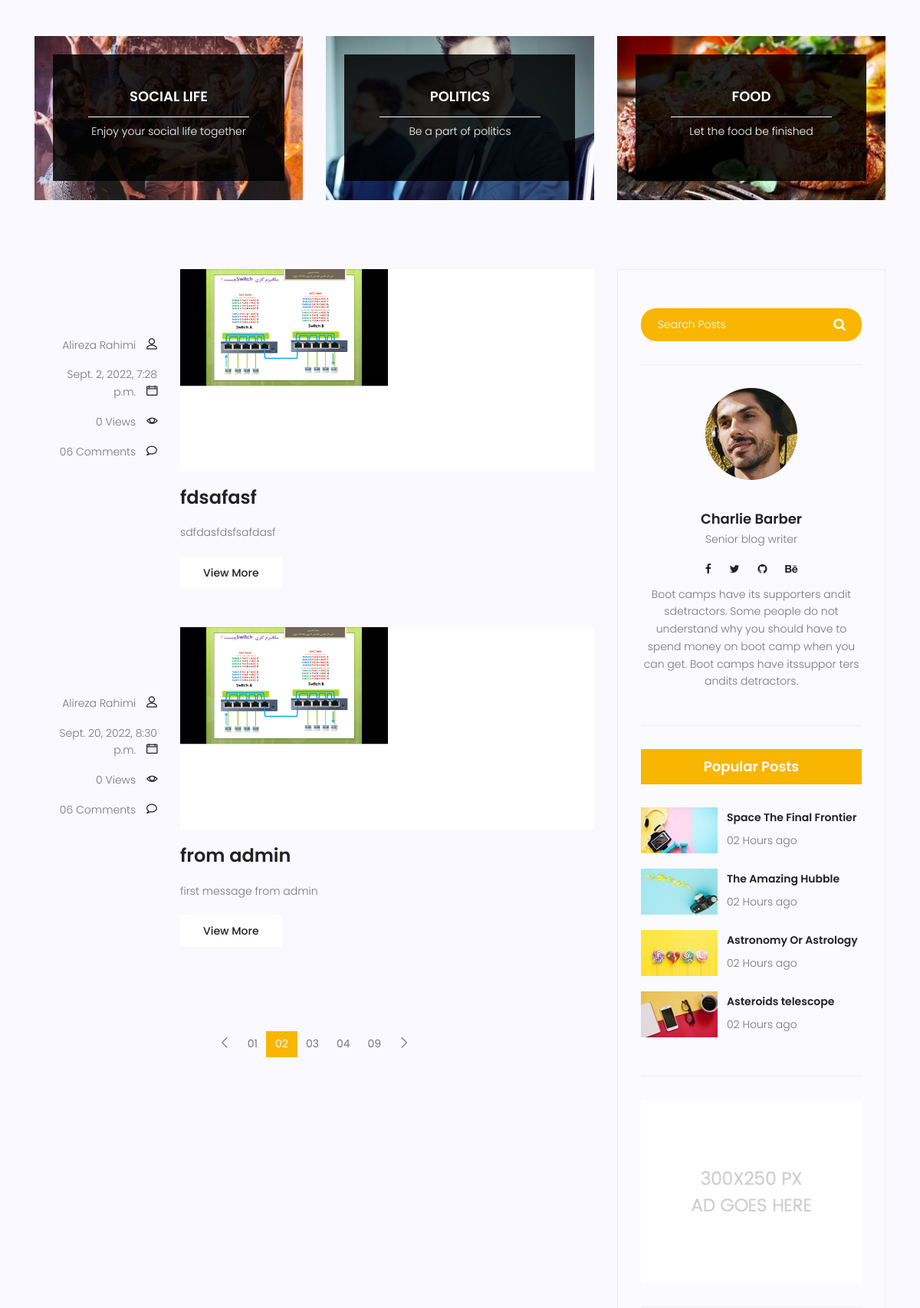
/blog/ (middle part), run on an earlier commit of the app's database.
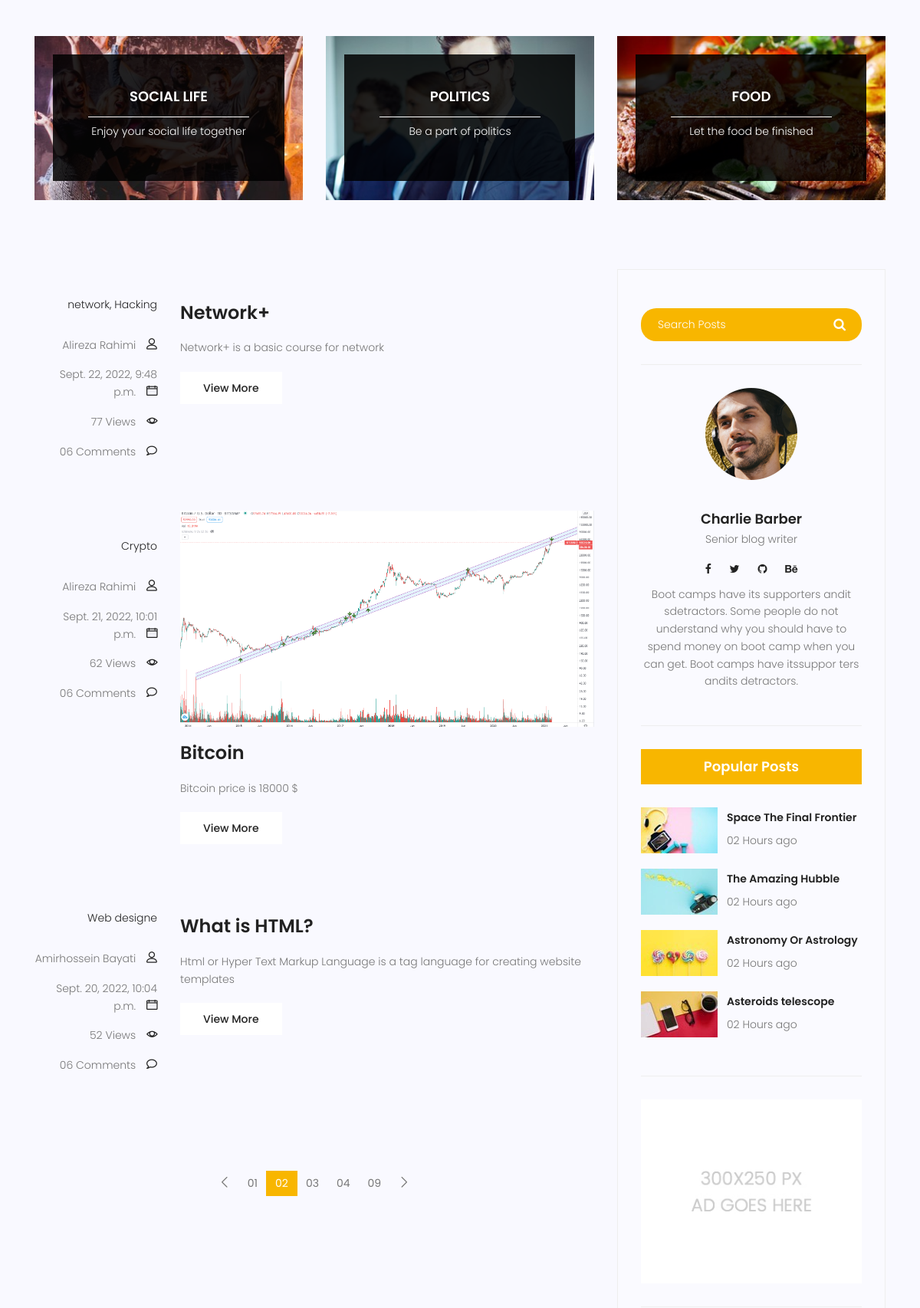
And on a later commit of the database.
### blog/models.py (models this page shows, shortened)
class Post(models.Model):
    title = models.CharField(max_length=255)
    content = models.TextField()
    views = models.IntegerField(default=0)
    author = models.ForeignKey(User, on_delete=models.CASCADE, null=True) # or (on_delete=models.SET_NULL)
    category = models.ManyToManyField(Category)
    status = models.BooleanField(default=False)
    image = models.ImageField(upload_to='blog/', default='blog/2switch.png')
    created_data = models.DateTimeField(auto_now_add=True)
    updated_data = models.DateTimeField(auto_now=True)
    published_data = models.DateTimeField(null=True)
    class Meta:
        ordering = ['status',]

class Category(models.Model):
    name = models.CharField(max_length=255)
    def __str__(self):
        return self.name

### blog/views.py (the view)
# urls.py: path('', blog_home_view, name='blog_home_view'),
def blog_home_view(request):
    posts = Post.objects.filter(published_data__lte=timezone.now(), status=True)
    context = {'posts': posts}
    return render(request, 'blog/blog-home.html', context)

### templates/blog/blog-home.html (shortened to what the changed rows need)
{% extends 'base.html' %}
{% load static %}
{% block content %}
<section class="post-content-area">
	<div class="container">
		<div class="row">
			<div class="col-lg-8 posts-list">
				{% for post in posts %}
				<div class="single-post row">
					<div class="col-lg-3  col-md-3 meta-details">
						<ul class="tags">
							<li><a href="#">{{post.category.all|join:", "}}</a></li>
						</ul>
						<div class="user-details row">
							<p class="user-name col-lg-12 col-md-12 col-6"><a href="#">{{post.author.get_full_name}}</a> <span
									class="lnr lnr-user"></span></p>
							<p class="date col-lg-12 col-md-12 col-6"><a href="#">{{post.published_data}}</a> <span
									class="lnr lnr-calendar-full"></span></p>
							<p class="view col-lg-12 col-md-12 col-6"><a href="#">{{post.views}} Views</a> <span
									class="lnr lnr-eye"></span></p>
							<p class="comments col-lg-12 col-md-12 col-6"><a href="#">06 Comments</a> <span
									class="lnr lnr-bubble"></span></p>
						</div>
					</div>
					<div class="col-lg-9 col-md-9 ">
						<div class="feature-img">
							<img class="img-fluid" src={{post.image.url}} alt="">
						</div>
						<a class="posts-title" href="{% url 'blog:blog_single_view' pid=post.id %}">
							<h3>{{post.title}}</h3>
						</a>
						<p class="excert">
							{{post.content}}
						</p>
						<a href="#" class="primary-btn">View More</a>
					</div>
				</div>
				{% endfor %}
			</div>
		</div>
	</div>
</section>
{% endblock %}

What changed in the data, as far as the page shows it:
removed Post: author.get_full_name "Alireza Rahimi", published_data "Sept. 2, 2022, 7:28 p.m.", views "0", image (picture), title "fdsafasf", content "sdfdasfdsfsafdasf"
no longer on this page (row edited): Post: author.get_full_name "Alireza Rahimi", published_data "Sept. 20, 2022, 8:30 p.m.", views "0", image (picture), title "from admin", content "first message from admin"
added Post: category.all "network, Hacking", author.get_full_name "Alireza Rahimi", published_data "Sept. 22, 2022, 9:48 p.m.", views "77", title "Network+", content "Network+ is a basic course for network"
added Post: category.all "Crypto", author.get_full_name "Alireza Rahimi", published_data "Sept. 21, 2022, 10:01 p.m.", views "62", image (picture), title "Bitcoin", content "Bitcoin price is 18000 $"
added Post: category.all "Web designe", author.get_full_name "Amirhossein Bayati", published_data "Sept. 20, 2022, 10:04 p.m.", views "52", title "What is HTML?", content "Html or Hyper Text Markup Language is a tag language for creating website templates"
